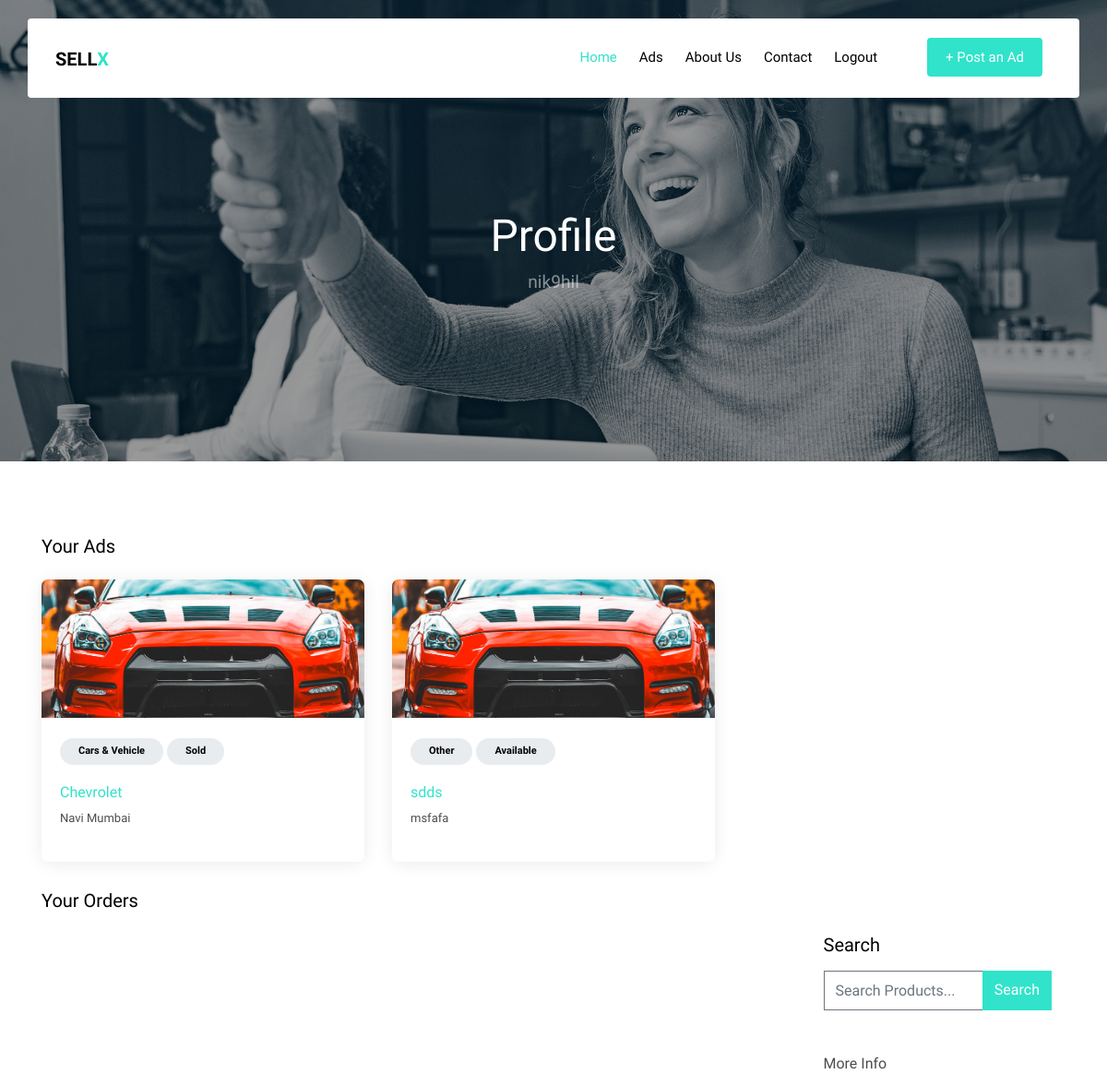
The app's page /profile (signed in, upper part), older data.
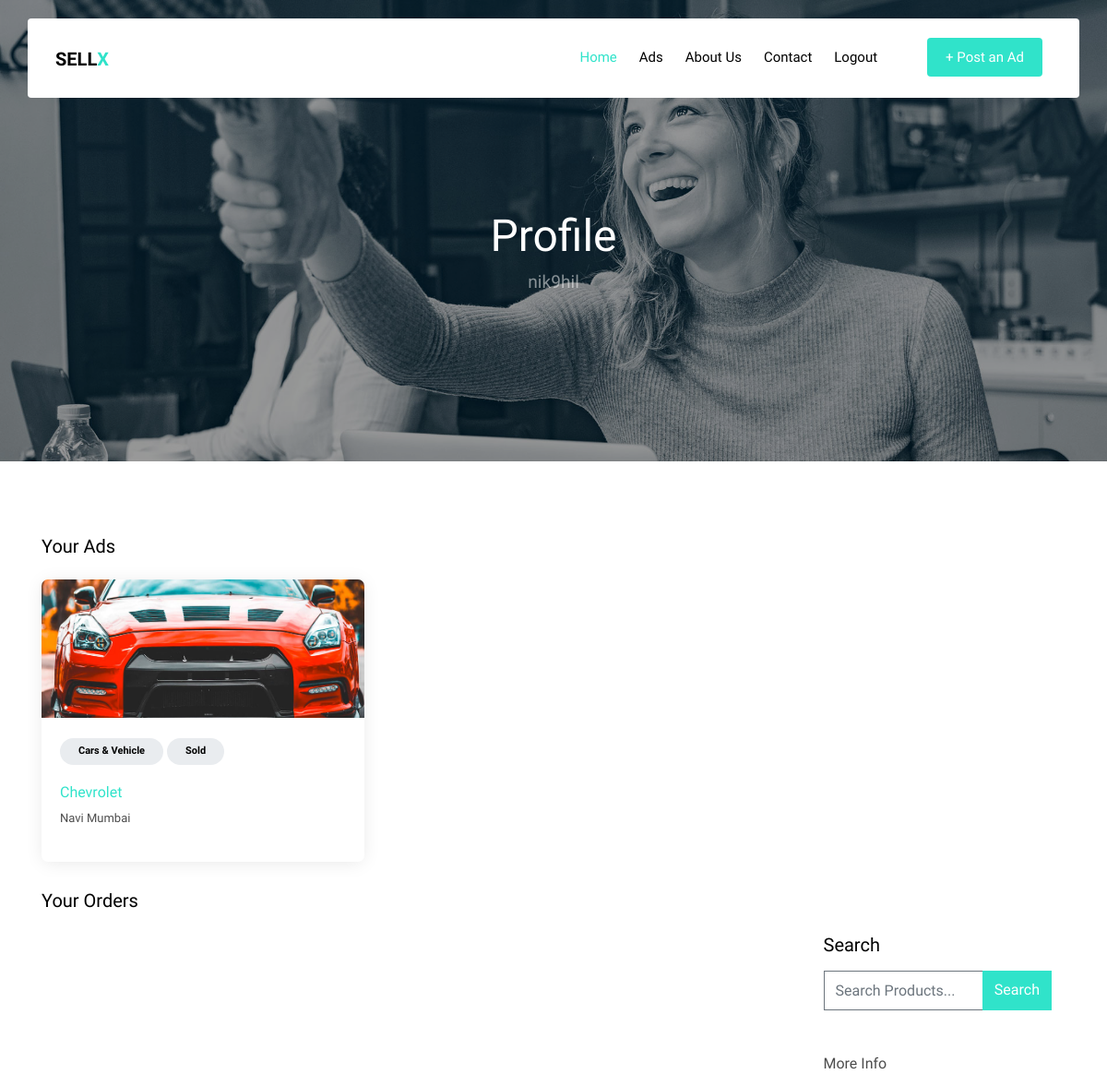
The same page, newer data.
### app.py (models this page shows, shortened)
class User(UserMixin, db.Model):
    id = db.Column(db.Integer, primary_key=True)
    name = db.Column(db.String(20))
    username = db.Column(db.String(15), unique=True)
    email = db.Column(db.String(50), unique=True)
    password = db.Column(db.String(80))
    posts = db.relationship('NewPost', backref='author',lazy=True)
    addr = db.Column(db.String(100))
    payment = db.relationship('Payment', backref='author',lazy=True)

class NewPost(UserMixin,db.Model):
    id = db.Column(db.Integer,primary_key = True)
    description = db.Column(db.String(1000))
    tag = db.Column(db.String(30))
    sub_tag = db.Column(db.String(40))
    price = db.Column(db.Integer)
    user_id = db.Column(db.Integer, db.ForeignKey('user.id'), nullable=False)
    img = db.Column(db.String(200), nullable = False)
    loc = db.Column(db.String(20))
    status = db.Column(db.String(15))

### app.py (the view)
@app.route("/profile",methods = ['GET','POST'])
@login_required
def profile():
    pay = Payment.query.filter(Payment.user_id==current_user.id)
    pa = []
    for p in pay:
        tmp = NewPost.query.filter(NewPost.id==p.pid)
        pa.append(tmp.first())
    return render_template("profile.html",title="Profile", use=current_user.username,Post_data=current_user.posts, Posto_data=pa)

### app.py (called while the page is built)
@login_manager.user_loader
def load_user(user_id):
	return User.query.get(int(user_id))

### templates/profile.html (shortened to what this page needs)
<!DOCTYPE html>
<html lang="en">
  <head>
      <link rel="stylesheet" href="{{ url_for('static', filename='fonts/icomoon/style.css') }}">
      <link rel="stylesheet" href="{{ url_for('static', filename='css/bootstrap.min.css') }}">
      <link rel="stylesheet" href="{{ url_for('static', filename='css/magnific-popup.css') }}">
      <link rel="stylesheet" href="{{ url_for('static', filename='css/jquery-ui.css') }}">
      <link rel="stylesheet" href="{{ url_for('static', filename='css/owl.carousel.min.css') }}">
      <link rel="stylesheet" href="{{ url_for('static', filename='css/owl.theme.default.min.css') }}">
      <link rel="stylesheet" href="{{ url_for('static', filename='css/bootstrap-datepicker.css') }}">
      <link rel="stylesheet" href="{{ url_for('static', filename='fonts/flaticon/font/flaticon.css') }}">
      <link rel="stylesheet" href="{{ url_for('static', filename='css/aos.css') }}">
      <link rel="stylesheet" href="{{ url_for('static', filename='css/rangeslider.css') }}">
      <link rel="stylesheet" href="{{ url_for('static', filename='css/style.css') }}">
      {% import "bootstrap/wtf.html" as wtf %}
  </head>
  <body>
  <div class="site-wrap">
    <header class="site-navbar container py-0 bg-white" role="banner">
        <div class="row align-items-center">
          <div class="col-6 col-xl-2">
            <h1 class="mb-0 site-logo"><a href="{{ url_for('index') }}" class="text-black mb-0">SELL<span class="text-primary">X</span>  </a></h1>
          </div>
          <div class="col-12 col-md-10 d-none d-xl-block">
            <nav class="site-navigation position-relative text-right" role="navigation">
              <ul class="site-menu js-clone-nav mr-auto d-none d-lg-block">
                <li class="active"><a href="{{ url_for('profile') }}">Home</a></li>
                <li><a href="#">Ads</a></li>
                <li><a href="#">About Us</a>
                </li>
                <li><a href="contact.html">Contact</a></li>
                <li><a href="{{ url_for('logout') }}">Logout</a></li>
                <li><a href="{{ url_for('new') }}" class="cta"><span class="bg-primary text-white rounded">+ Post an Ad</span></a></li>
              </ul>
            </nav>
          </div>
        </div>
    </header>
    <div class="site-blocks-cover inner-page-cover overlay" style="background-image: url(images/hero_1.jpg);" data-aos="fade" data-stellar-background-ratio="0.5">
      <div class="container">
        <div class="row align-items-center justify-content-center text-center">
          <div class="col-md-10" data-aos="fade-up" data-aos-delay="400">
            <div class="row justify-content-center mt-5">
              <div class="col-md-8 text-center">
                <h1>Profile</h1>
                <p class="mb-0">{{ use }}</p>
              </div>
            </div>
          </div>
        </div>
      </div>
    </div>
    <div class="site-section">
        <div class="container">
          <div class="row">
            <div class="col-lg-8">
                  <div class="row">
                      <div class="col-12">
                        <h2 class="h5 mb-4 text-black">Your Ads</h2>
                      </div>
                    </div>
                    <div class="row">
                {% for data in Post_data %}
                <div class="col-lg-6">
                  <div class="d-block d-md-flex listing vertical">
                    <a href="{{ url_for('singlelist', postid=data.id) }}" class="img d-block" style="background-image: url('images/img_1.jpg')"></a>
                    <div class="lh-content">
                      <span class="category">{{ data.tag }}</span>
                      <a href="#" class="category">{{ data.status }}</a>
                      <h3><a href="{{ url_for('singlelist', postid=data.id) }}">{{ data.sub_tag }}</a></h3>
                      <address>{{ data.loc }}</address>
                    </div>
                </div>
              </div>
                {% endfor %}
              </div>
            </div>
          </div>
          <div class="row">
              <div class="col-lg-8">
                  <div class="row">
                      <div class="col-12">
                        <h2 class="h5 mb-4 text-black">Your Orders</h2>
                      </div>
                    </div>
              </div>
            </div>
              <div class="col-lg-3 ml-auto">
              <div class="mb-5">
                <h3 class="h5 text-black mb-3">Search</h3>
                <form action="#" method="post">
                  <div class="input-group mb-3">
                    <input type="text" class="form-control border-secondary text-black bg-transparent" placeholder="Search Products..." class="form-control">
                    <div class="input-group-append">
                      <button class="btn btn-primary text-white" type="button" id="button-addon2">Search</button>
                    </div>
                  </div>
                  </div>
                <h3 class="h6 mb-3">More Info</h3>
              </div>
            </div>
          </div>
        </div>
  </body>
</html>

Row changes from the older to the newer data that the page shows:
removed NewPost: tag "Other", status "Available", sub_tag "sdds", loc "msfafa"
